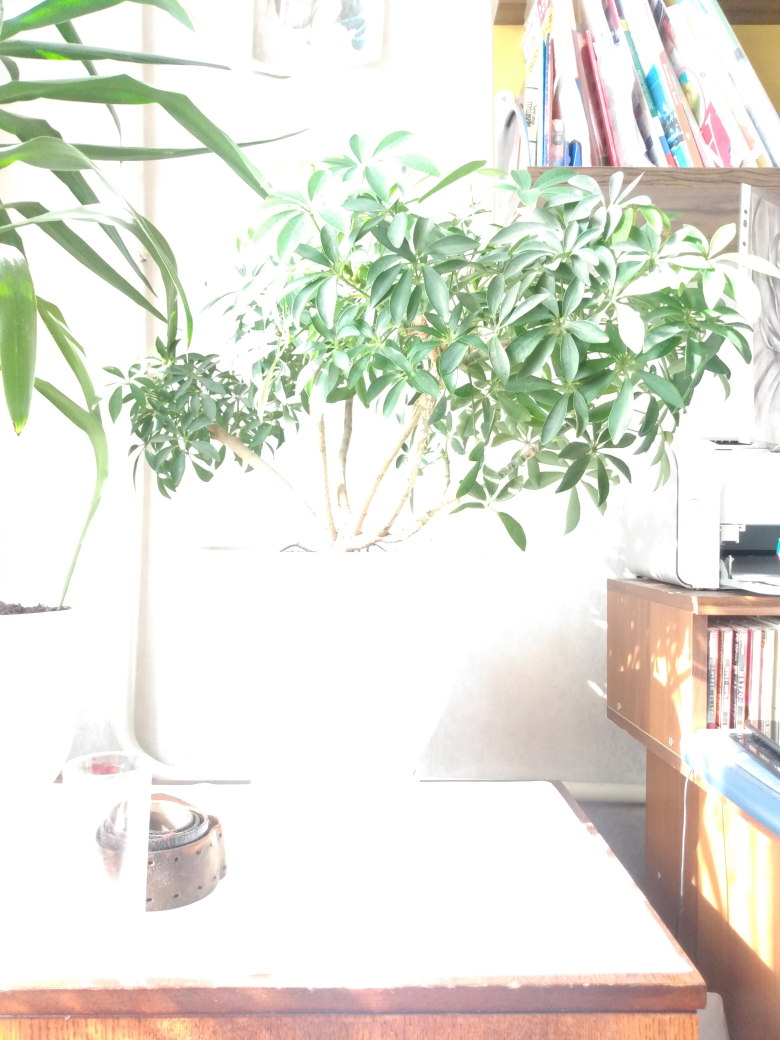
#> input picture input1/1.jpg, 3120 x 4160 px (shown at 1/4 size); its folder holds only this picture in this run
$ jupyter execute task1.ipynb
#> lines starting #> are read from the running program, lines starting #| are printed output that depends on the picture
#> further down, image is the input picture: shape (4160, 3120, 3); mean B, G, R 215.9, 226.4, 226.3
[cell 1]
import os
import cv2
import numpy
from matplotlib import pyplot as plt
import math

[cell 2]
def get_average_brightness(img, left_bound, right_bound, bottom_bound, top_bound):
#> called with left_bound = 600, right_bound = 2500, bottom_bound = 300, top_bound = 1500
  if right_bound < left_bound or top_bound < bottom_bound:
    raise Exception('Wrong bounds!')
  gray_image = cv2.cvtColor(img, cv2.COLOR_BGR2GRAY)
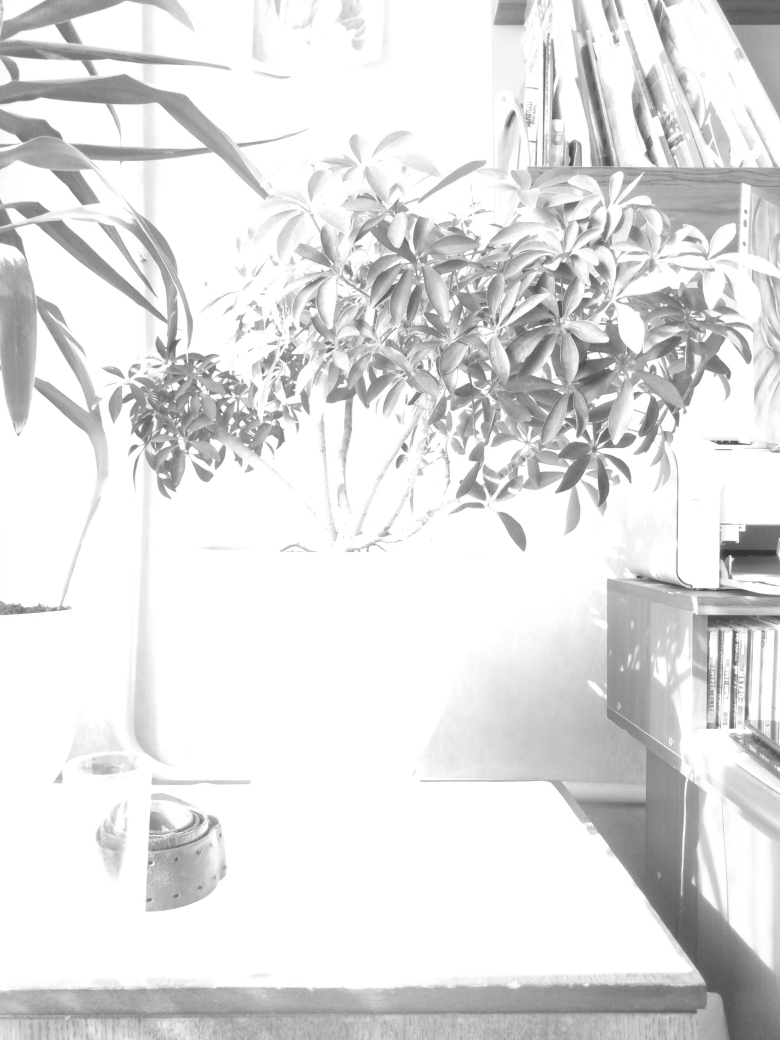
#> gray_image: shape (4160, 3120) (shown at 1/4 size); min 42, max 255, mean 225.2
  cropped_gray_image = gray_image[bottom_bound:top_bound, left_bound:right_bound]
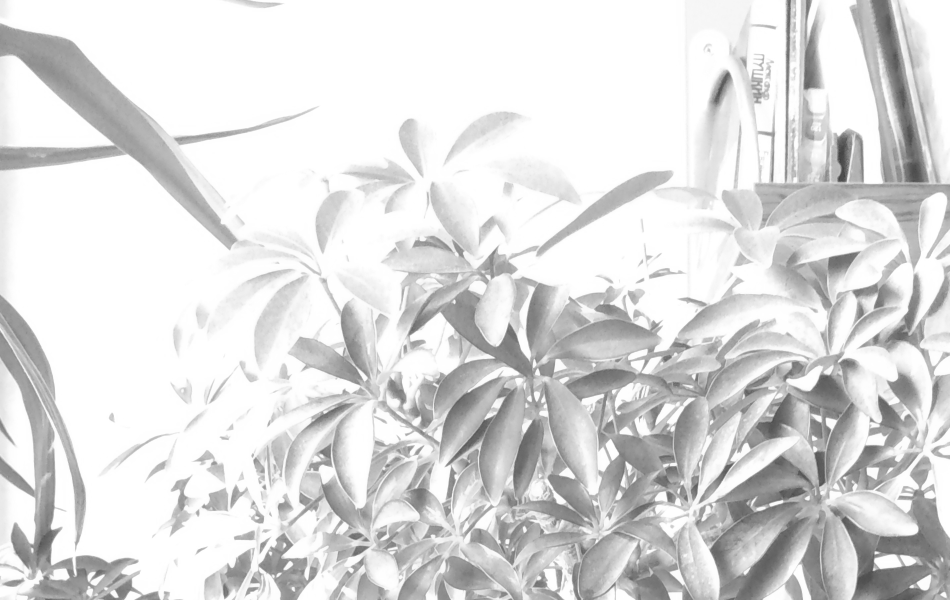
#> cropped_gray_image: shape (1200, 1900) (shown at 1/2 size); min 59, max 255, mean 221.2
  h, w = cropped_gray_image.shape
#> h = 1200; w = 1900
  denominator = h * w
#> denominator = 2280000
  nominator = 0
  for i in range(h):
    for k in range(w):
      nominator += cropped_gray_image[i, k]
#> after the loop, nominator = 504277391
  return nominator / denominator

Задаем границы работы в изображении
проходим по каждому изображению из папки
для каждого фото получаем значения + или - ev
составляем массив значений и рисуем график

[cell 3]
left_bound = 600
right_bound = 2500
bottom_bound = 300
top_bound = 1500
data_dir = 'input1/'
ev = []
startv = 2.0
cur_ev = 2.17
avg_brightness = []
for filename in os.listdir(data_dir):
  print(f'process {filename}')

  cur_ev = startv - (0.17 * ((int)(filename.split('.')[0]) - 1))
  ev.append(cur_ev)
  image = cv2.imread(data_dir + filename)
  avg_brightness.append(math.log(get_average_brightness(image, left_bound, right_bound, bottom_bound, top_bound)))

[ev, avg_brightness]
#> Out = [[2], [5.4]]

[cell 4]
plt.scatter(ev,avg_brightness)
plt.xlabel('EV')
plt.ylabel('Log(Avg brightness)')
plt.grid()
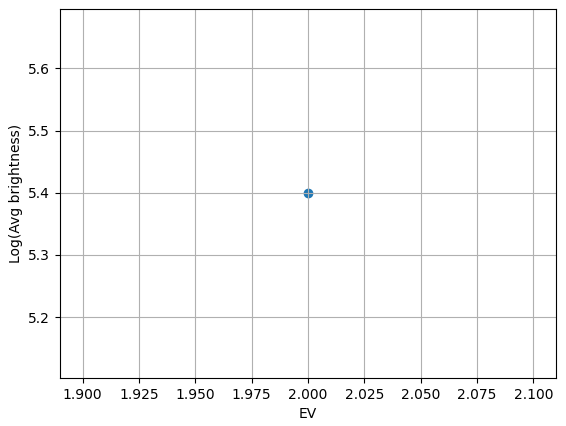
#> figure drawn by matplotlib, 1 panel

$ run again, on input1/13.jpg
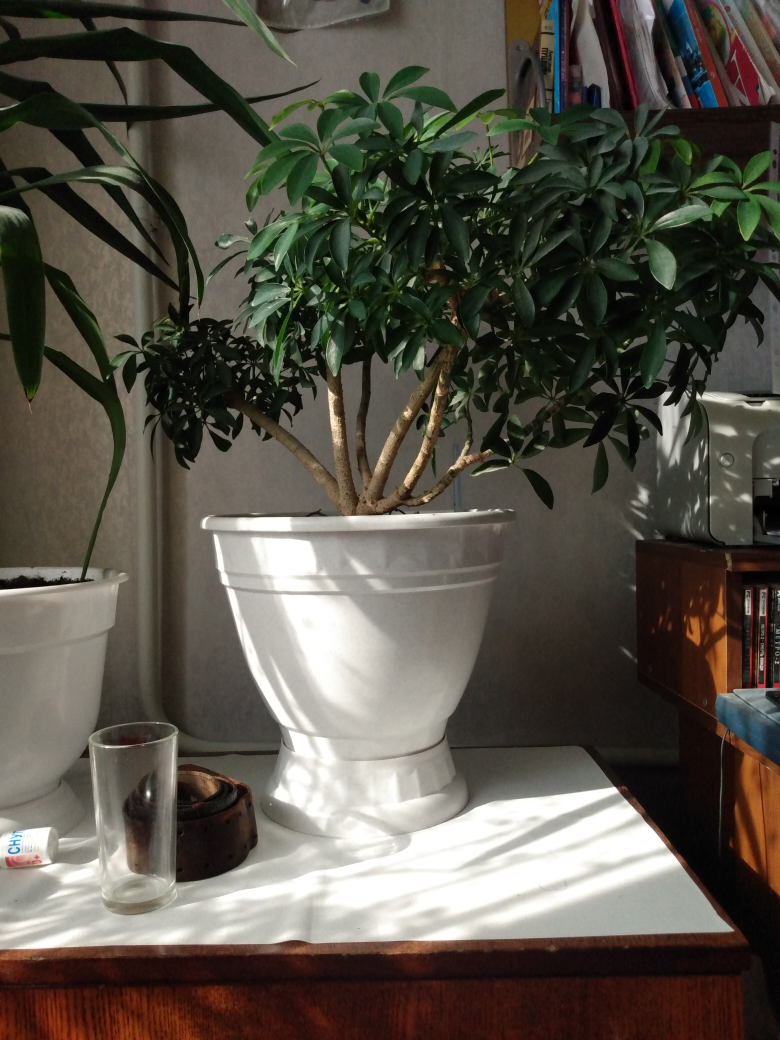
#> input picture input1/13.jpg, 3120 x 4160 px (shown at 1/4 size)
#> image is the input picture: shape (4160, 3120, 3); mean B, G, R 73.2, 83.4, 88
#> in get_average_brightness, `cropped_gray_image = gray_image[bottom_bound:top_bound, left_bound:rig..`:
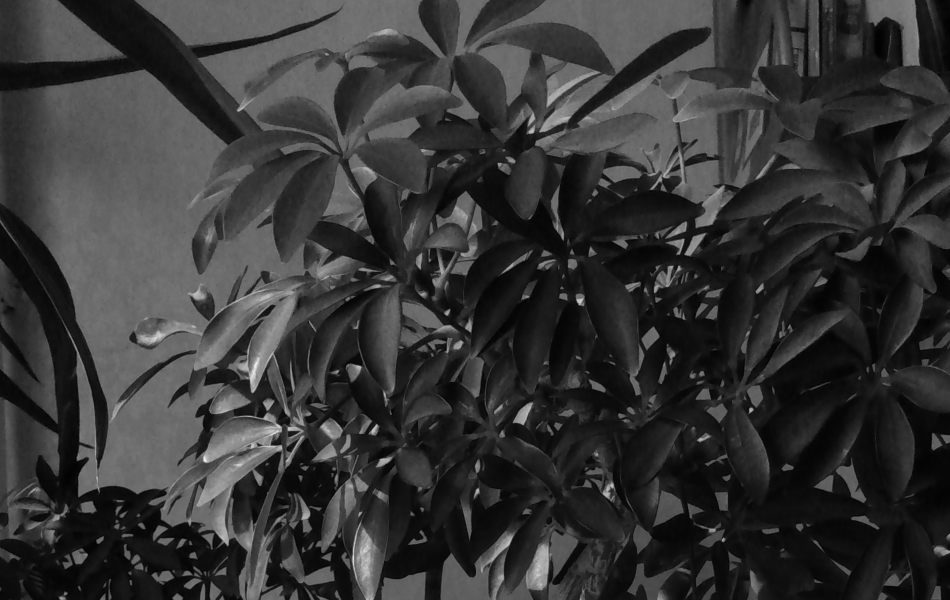
#> cropped_gray_image: shape (1200, 1900) (shown at 1/2 size); min 0, max 250, mean 53.4
#> after the loop in get_average_brightness, `for i in range(h):`: nominator = 121772577
#> Out = [[-0.04], [3.98]]
#> `[cell 4] plt.scatter(ev,avg_brightness) plt.xlabel('EV') plt.ylabel('L..`:
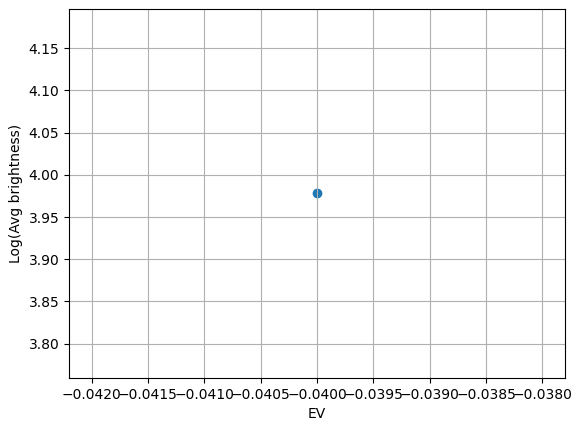
#> figure drawn by matplotlib, 1 panel

$ run again, on input1/14.jpg
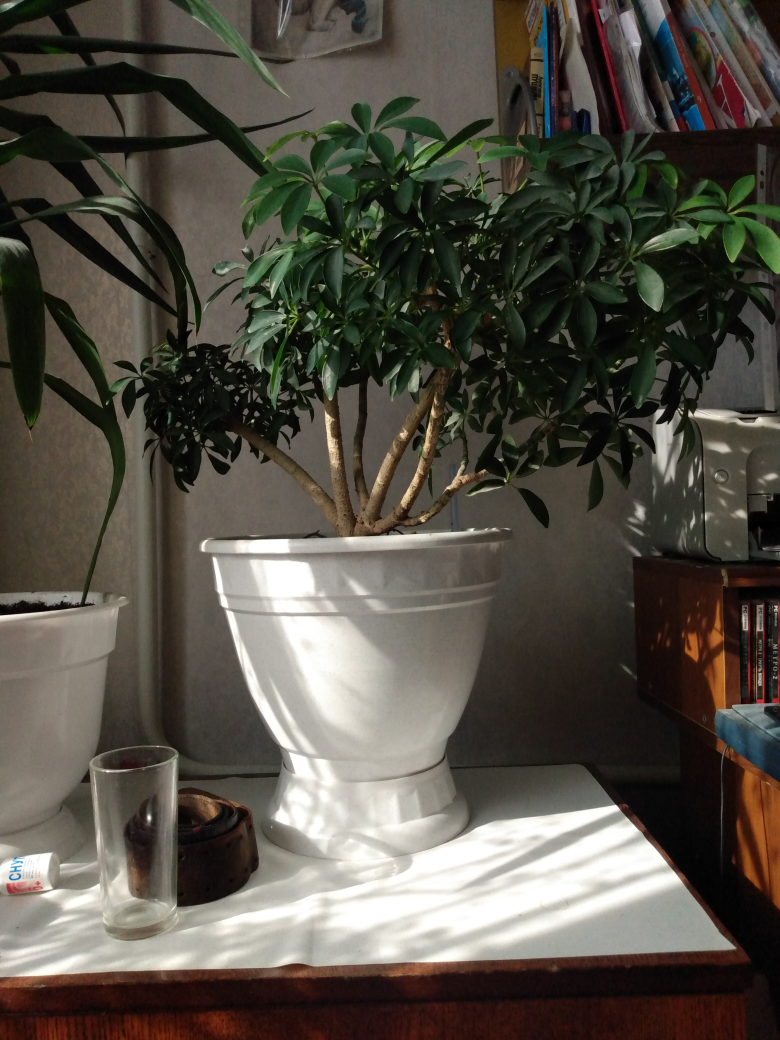
#> input picture input1/14.jpg, 3120 x 4160 px (shown at 1/4 size)
#> image is the input picture: shape (4160, 3120, 3); mean B, G, R 69.7, 79.3, 83.7
#> in get_average_brightness, `cropped_gray_image = gray_image[bottom_bound:top_bound, left_bound:rig..`:
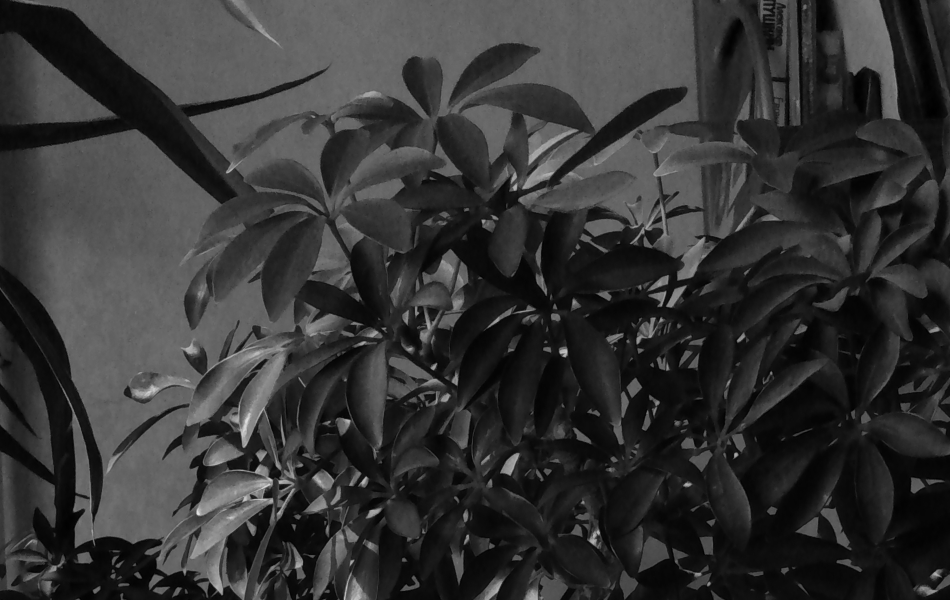
#> cropped_gray_image: shape (1200, 1900) (shown at 1/2 size); min 0, max 232, mean 52.3
#> after the loop in get_average_brightness, `for i in range(h):`: nominator = 119245364
#> Out = [[-0.21], [3.96]]
#> `[cell 4] plt.scatter(ev,avg_brightness) plt.xlabel('EV') plt.ylabel('L..`:
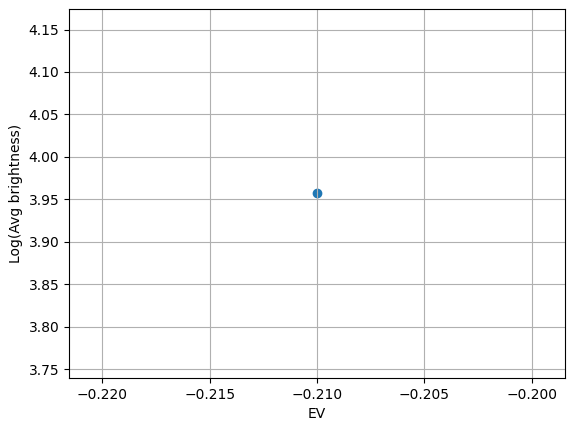
#> figure drawn by matplotlib, 1 panel

$ run again, on input1/15.jpg
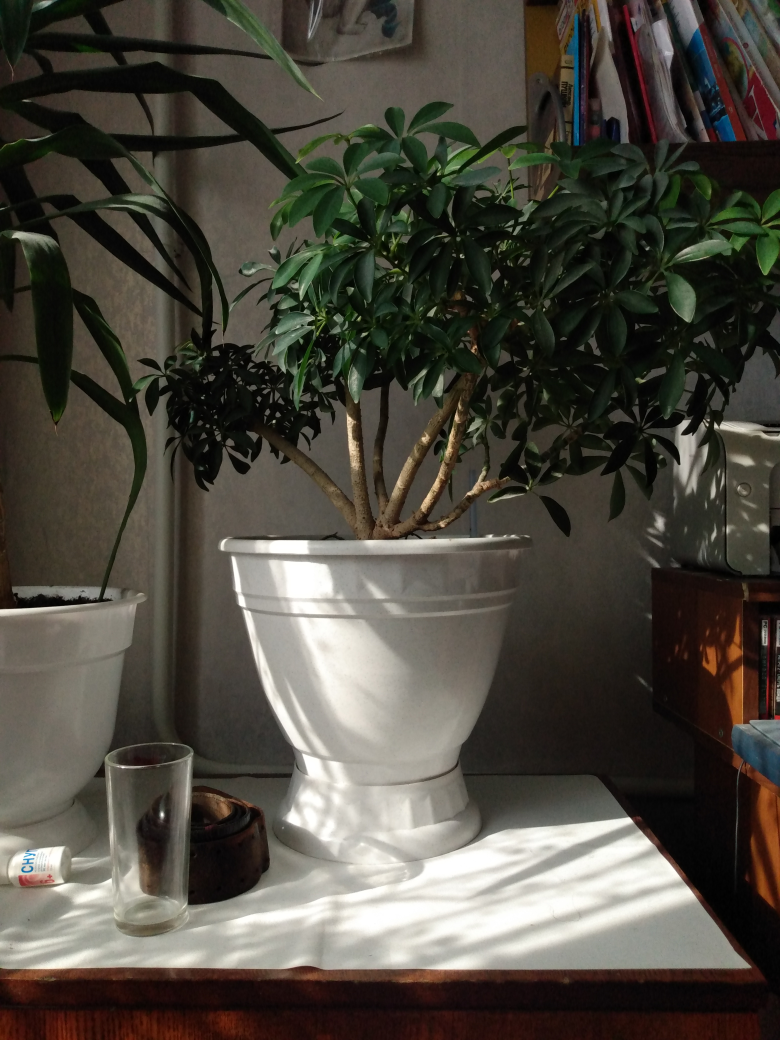
#> input picture input1/15.jpg, 3120 x 4160 px (shown at 1/4 size)
#> image is the input picture: shape (4160, 3120, 3); mean B, G, R 63.8, 73, 76.8
#> in get_average_brightness, `cropped_gray_image = gray_image[bottom_bound:top_bound, left_bound:rig..`:
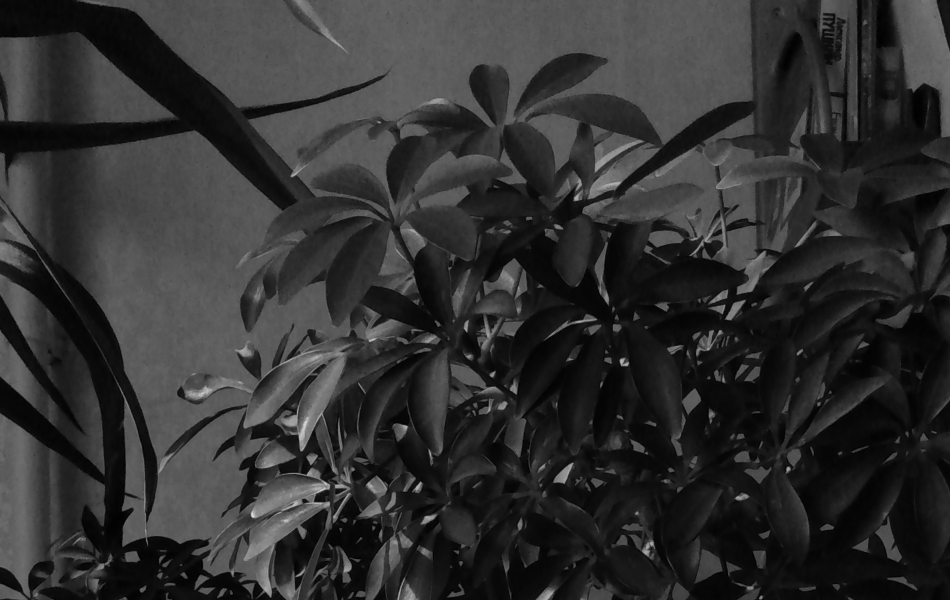
#> cropped_gray_image: shape (1200, 1900) (shown at 1/2 size); min 0, max 224, mean 48.6
#> after the loop in get_average_brightness, `for i in range(h):`: nominator = 110818552
#> Out = [[-0.38], [3.88]]
#> `[cell 4] plt.scatter(ev,avg_brightness) plt.xlabel('EV') plt.ylabel('L..`:
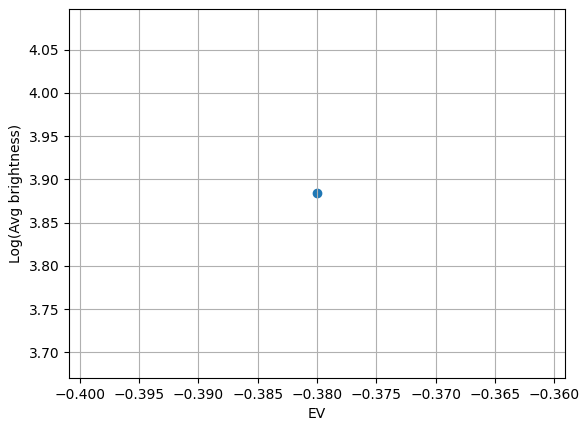
#> figure drawn by matplotlib, 1 panel
